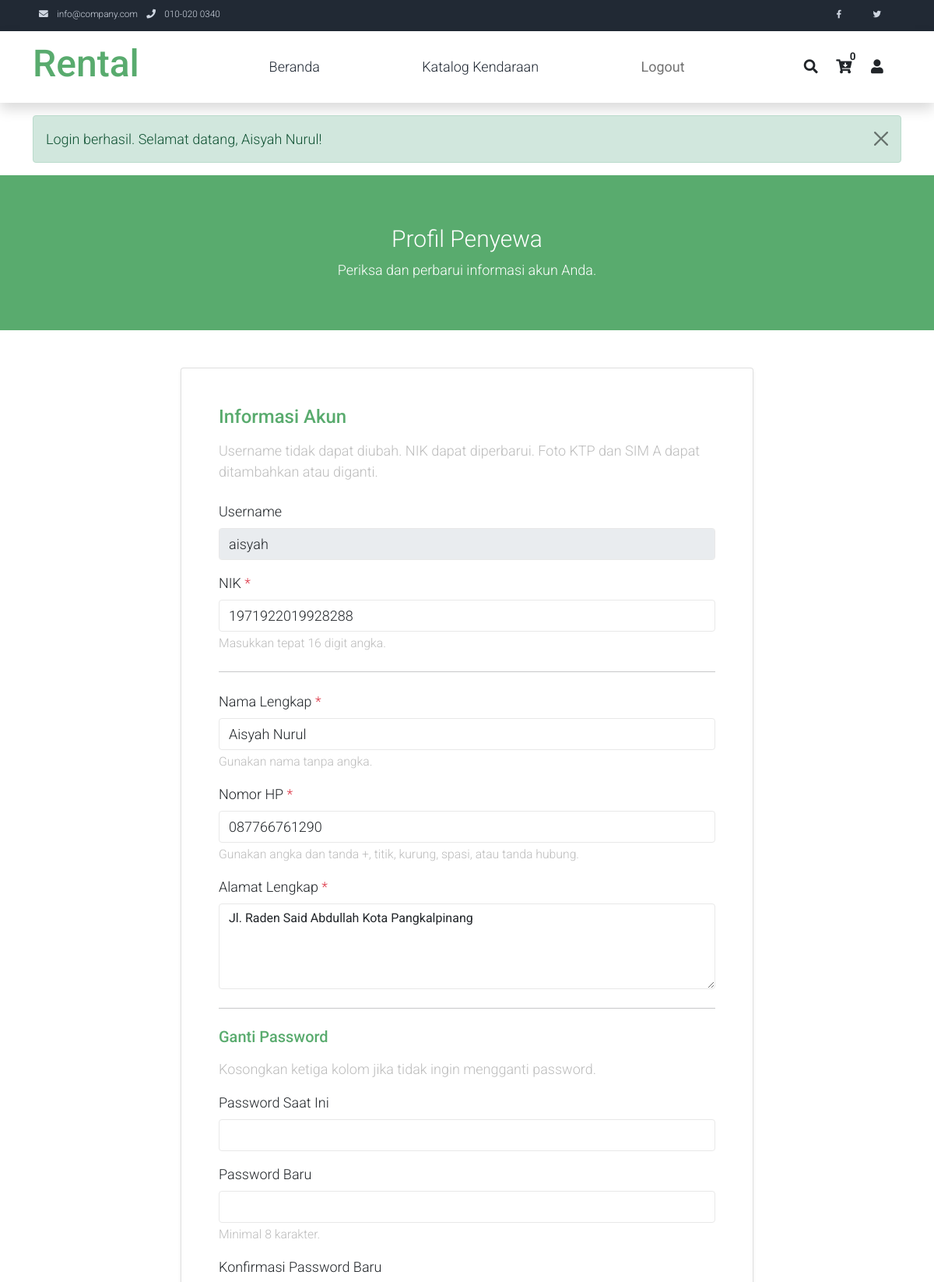
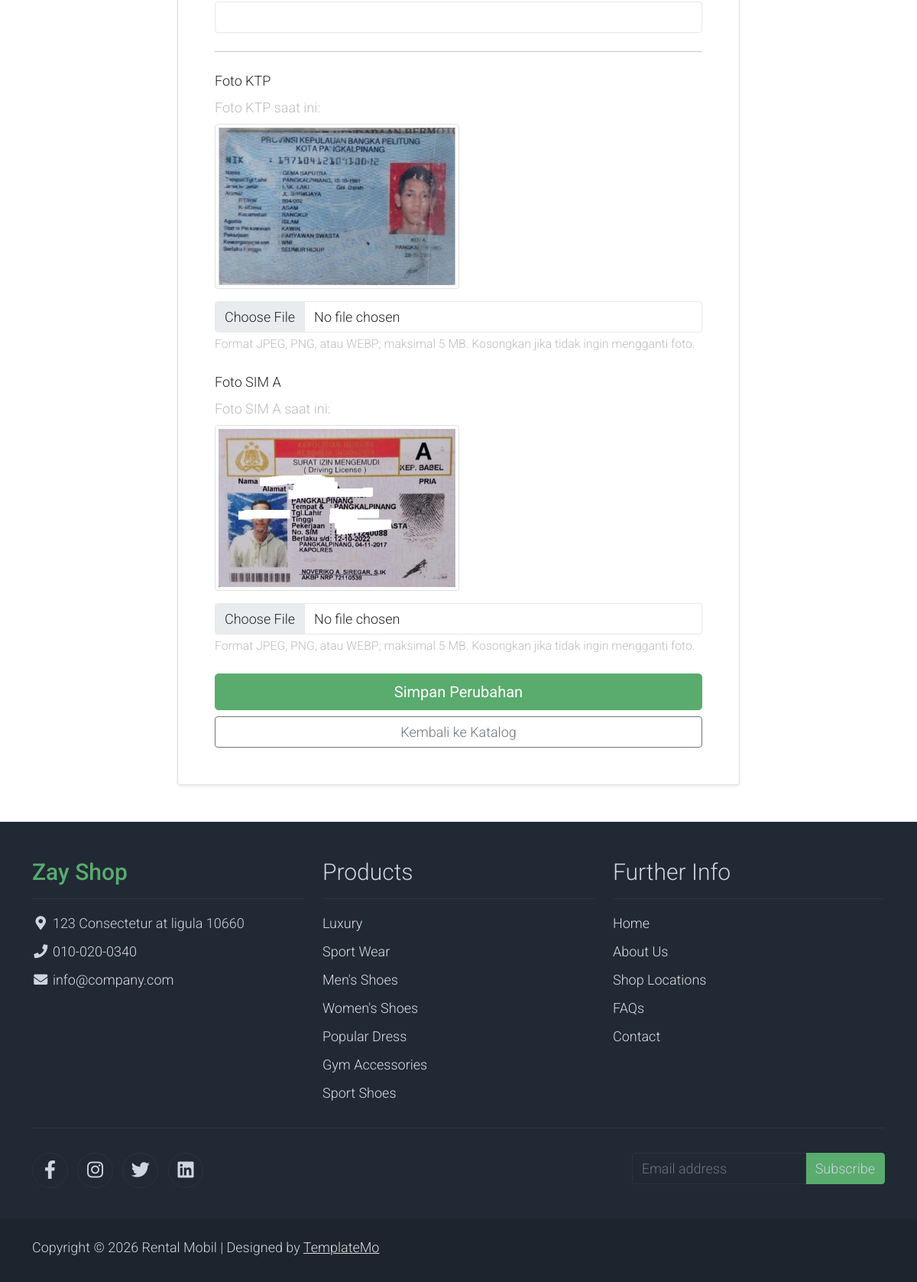
Page /penyewa/profil (signed in) on the committed database (2 pictures, top to bottom).
### tables this page shows
CREATE TABLE `t_penyewa` (
  `user_plg` varchar(15) NOT NULL,
  `sandi` char(60) NOT NULL,
  `nik` char(16) NOT NULL,
  `nm_lngkp` varchar(100) NOT NULL,
  `no_hp` varchar(15) NOT NULL,
  `almt_lngkp` varchar(300) NOT NULL,
  `ft_ktp` varchar(100) DEFAULT NULL,
  `ft_sim_a` varchar(100) DEFAULT NULL
);

### application/config/config.php (called while the page is built)
<?php
$config = [];
$config['base_url'] = 'http://localhost/dpwl_2522500042/';
$config['index_page'] = '';

### application/helpers/url_helper.php (called while the page is built)
<?php
if (!function_exists('base_url')) {
  function base_url(string $uri = ''): string
  {
    global $config;
    $base = rtrim($config['base_url'], '/');
    return $uri === '' ? $base : $base . '/' . ltrim($uri, '/');
  }
}
if (!function_exists('site_url')) {
  function site_url(string $uri = ''): string
  {
    global $config;
    $base = rtrim($config['base_url'], '/');
    $indexPage = trim($config['index_page'], '/');
    $path = $indexPage === '' ? '' : '/' . $indexPage;
    $url = $base . $path;
    return $uri === '' ? $url : $url . '/' . ltrim($uri, '/');
  }
}

### application/models/Penyewa_model.php (called while the page is built, shortened)
<?php
class Penyewa_model
{
  private mysqli $db;
  public function __construct()
  {
    global $db;
    $this->db = $db;
  }
   public function getProfil(string $userPlg): ?array
  {
    $sql = "SELECT
              user_plg,
              nik,
              nm_lngkp,
              no_hp,
              almt_lngkp,
              ft_ktp,
              ft_sim_a
            FROM t_penyewa
            WHERE user_plg = ?
            LIMIT 1";
    $stmt = $this->db->prepare($sql);
    $stmt->bind_param('s', $userPlg);
    if (!$stmt->execute()) {
      $stmt->close();
      throw new RuntimeException(
        'Pengambilan profil penyewa gagal dijalankan.'
      );
    }
    $result = $stmt->get_result();
    $row = $result->fetch_assoc();
    return $row ?: null;
  }
}

### application/views/penyewa/profil.php (the view, shortened to what this page needs)
<?php
$profil = $profil ?? [];
$old = $old ?? [];
$nik = $old['nik'] ?? $profil['nik'] ?? '';
$nama = $old['nm_lngkp'] ?? $profil['nm_lngkp'] ?? '';
$noHp = $old['no_hp'] ?? $profil['no_hp'] ?? '';
$alamat = $old['almt_lngkp'] ?? $profil['almt_lngkp'] ?? '';
$fotoKtp = $profil['ft_ktp'] ?? null;
$fotoSim = $profil['ft_sim_a'] ?? null;
$folderFoto = 'uploads/penyewa/';
require __DIR__ . '/../katalog/header.php';
require __DIR__ . '/../katalog/navbar.php';
?>
<section class="bg-success py-5">
  <div class="container">
    <div class="row">
      <div class="col-12 text-center">
        <h1 class="h2 text-white mt-3">Profil Penyewa</h1>
        <p class="text-white">
          Periksa dan perbarui informasi akun Anda.
        </p>
      </div>
    </div>
  </div>
</section>
<section class="container py-5">
  <div class="row">
    <div class="col-lg-8 m-auto">
      <div class="card shadow-sm">
        <div class="card-body p-4 p-lg-5">
          <h2 class="h4 text-success mb-3">Informasi Akun</h2>
          <p class="text-muted mb-4">
            Username tidak dapat diubah. NIK dapat diperbarui.
            Foto KTP dan SIM A dapat ditambahkan atau diganti.
          </p>
          <form
            action="<?= $e(site_url('penyewa/profil')) ?>"
            method="post"
            enctype="multipart/form-data">
            <div class="mb-3">
              <label for="user_plg" class="form-label">Username</label>
              <input
                type="text"
                class="form-control"
                id="user_plg"
                  value="<?= $e($profil['user_plg'] ?? '') ?>"
                readonly>
            </div>
            <div class="mb-4">
              <label for="nik" class="form-label">
                NIK <span class="text-danger">*</span>
              </label>
              <input
                type="text"
                class="form-control"
                id="nik"
                name="nik"
                maxlength="16"
                minlength="16"
                pattern="[0-9]{16}"
                inputmode="numeric"
                value="<?= $e($nik) ?>"
                required>
              <small class="form-text text-muted">
                Masukkan tepat 16 digit angka.
              </small>
            </div>
            <hr class="my-4">
            <div class="mb-3">
              <label for="nm_lngkp" class="form-label">
                Nama Lengkap <span class="text-danger">*</span>
              </label>
              <input
                type="text"
                class="form-control"
                id="nm_lngkp"
                name="nm_lngkp"
                maxlength="100"
                pattern="[\p{L}\p{M} .'-]+"
                value="<?= $e($nama) ?>"
                required>
              <small class="form-text text-muted">
                Gunakan nama tanpa angka.
              </small>
            </div>
            <div class="mb-3">
              <label for="no_hp" class="form-label">
                Nomor HP <span class="text-danger">*</span>
              </label>
              <input
                type="tel"
                class="form-control"
                id="no_hp"
                name="no_hp"
                maxlength="15"
                pattern="[0-9+(). -]+"
                inputmode="tel"
                value="<?= $e($noHp) ?>"
                required>
              <small class="form-text text-muted">
                Gunakan angka dan tanda +, titik, kurung, spasi,
                atau tanda hubung.
              </small>
            </div>
            <div class="mb-4">
              <label for="almt_lngkp" class="form-label">
                Alamat Lengkap <span class="text-danger">*</span>
              </label>
              <textarea
                class="form-control"
                  id="almt_lngkp"
                name="almt_lngkp"
                rows="4"
                maxlength="300"
                required><?= $e($alamat) ?></textarea>
            </div>
            <hr class="my-4">
            <h3 class="h5 text-success mb-3">Ganti Password</h3>
            <p class="text-muted">
              Kosongkan ketiga kolom jika tidak ingin mengganti password.
            </p>
            <div class="mb-3">
              <label for="password_saat_ini" class="form-label">
                Password Saat Ini
              </label>
              <input
                type="password"
                class="form-control"
                id="password_saat_ini"
                name="password_saat_ini"
                autocomplete="current-password">
            </div>
            <div class="mb-3">
              <label for="password_baru" class="form-label">
                Password Baru
              </label>
              <input
                type="password"
                class="form-control"
                id="password_baru"
                name="password_baru"
                minlength="8"
                maxlength="72"
                autocomplete="new-password">
              <small class="form-text text-muted">
                Minimal 8 karakter.
              </small>
            </div>
            <div class="mb-4">
              <label for="konfirmasi_password" class="form-label">
                Konfirmasi Password Baru
              </label>
              <input
                type="password"
                class="form-control"
                id="konfirmasi_password"
                name="konfirmasi_password"
                minlength="8"
                maxlength="72"
                autocomplete="new-password">
            </div>
            <hr class="my-4">
            <div class="mb-4">
              <label for="ft_ktp" class="form-label">
                Foto KTP
              </label>
              <?php if (!empty($fotoKtp)): ?>
                <div class="mb-3">
                  <p class="text-muted mb-2">Foto KTP saat ini:</p>
                  <a
                    href="<?= $e(base_url($folderFoto . rawurlencode($fotoKtp))) ?>"
                      target="_blank"
                    rel="noopener noreferrer">
                    <img
                      src="<?= $e(base_url($folderFoto . rawurlencode($fotoKtp))) ?>"
                      alt="Foto KTP penyewa"
                      class="img-thumbnail"
                      style="max-width: 320px; max-height: 220px;">
                  </a>
                </div>
              <?php else: ?>
                <p class="text-muted">
                  Belum ada foto KTP yang diunggah.
                </p>
              <?php endif; ?>
              <input
                type="file"
                class="form-control"
                id="ft_ktp"
                name="ft_ktp"
                accept=".jpg,.jpeg,.png,.webp,image/jpeg,image/png,image/webp">
              <small class="form-text text-muted">
                Format JPEG, PNG, atau WEBP; maksimal 5 MB.
                Kosongkan jika tidak ingin mengganti foto.
              </small>
            </div>
            <div class="mb-4">
              <label for="ft_sim_a" class="form-label">
                Foto SIM A
              </label>
              <?php if (!empty($fotoSim)): ?>
                <div class="mb-3">
                  <p class="text-muted mb-2">Foto SIM A saat ini:</p>
                  <a
                    href="<?= $e(base_url($folderFoto . rawurlencode($fotoSim))) ?>"
                    target="_blank"
                    rel="noopener noreferrer">
                    <img
                      src="<?= $e(base_url($folderFoto . rawurlencode($fotoSim))) ?>"
                      alt="Foto SIM A penyewa"
                      class="img-thumbnail"
                      style="max-width: 320px; max-height: 220px;">
                  </a>
                </div>
              <?php else: ?>
                <p class="text-muted">
                  Belum ada foto SIM A yang diunggah.
                </p>
              <?php endif; ?>
              <input
                type="file"
                class="form-control"
                id="ft_sim_a"
                name="ft_sim_a"
                accept=".jpg,.jpeg,.png,.webp,image/jpeg,image/png,image/webp">
              <small class="form-text text-muted">
                Format JPEG, PNG, atau WEBP; maksimal 5 MB.
                Kosongkan jika tidak ingin mengganti foto.
              </small>
            </div>
            <div class="d-grid gap-2">
              <button type="submit" class="btn btn-success btn-lg">
                Simpan Perubahan
              </button>
              <a
href="<?= $e(site_url('katalog')) ?>"
class="btn btn-outline-secondary">
Kembali ke Katalog
</a>
</div>
</form>
</div>
</div>
</div>
</div>
</section>
<?php require __DIR__ . '/../katalog/footer.php'; ?>

### assets/zay/css/templatemo.css (style rules this page uses)
body, ul, li, p, a, label, input, div { font-family: 'Roboto', sans-serif; font-size: 18px !important; font-weight: 300 !important; }
.h2 { font-family: 'Roboto', sans-serif; font-size: 30px !important; font-weight: 300; }
.text-muted { color: #bcbcbc !important; }
.text-success { color: #59ab6e !important; }
.bg-success { background-color: #59ab6e !important; }
.btn-success { background-color: #59ab6e !important; border-color: #56ae6c !important; }
.form-control { border: 1px solid #e8e8e8; }

### rows in the picture
t_penyewa: user_plg "aisyah", nik "1971922019928288", nm_lngkp "Aisyah Nurul", no_hp "087766761290", almt_lngkp "Jl. Raden Said Abdullah Kota Pangkalpinang", ft_ktp (picture), ft_sim_a (picture)

### other values in the picture
$jumlahKeranjang "0"
$e($flashPenyewaNav) "Login berhasil. Selamat datang, Aisyah Nurul!"
